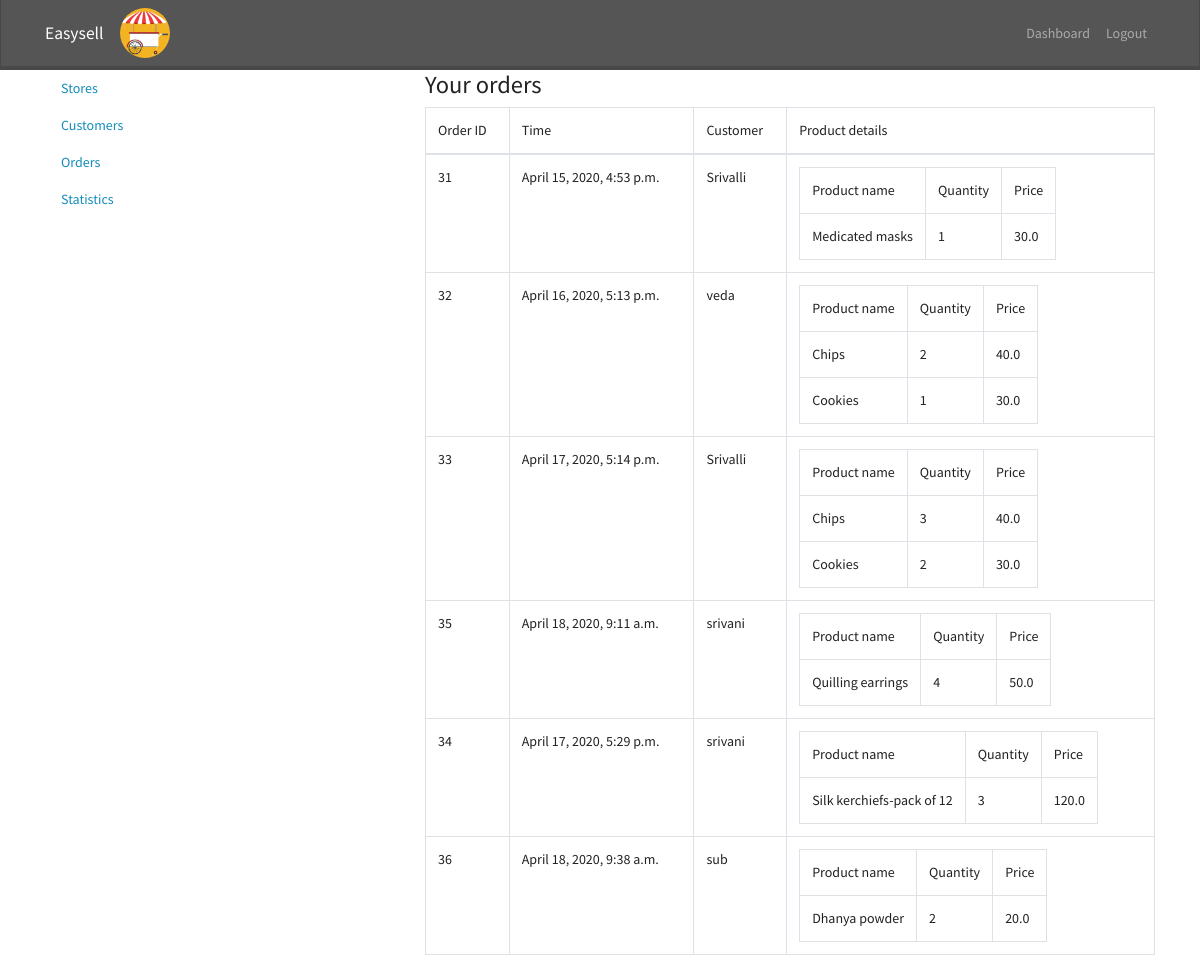
The app's page /myorders/ (signed in) with its own data.
### stores/models.py (models this page shows, shortened)
class Order(models.Model):
    store=models.ForeignKey(Store, on_delete=models.CASCADE, null=True)
    customer=models.ForeignKey(Customer,on_delete=models.CASCADE, null=True )
    timestamp=models.DateTimeField(auto_now_add=True)
    is_shipped=models.BooleanField(default=False)
    is_active=models.BooleanField(default=False)

class Customer(models.Model):
    name=models.CharField(max_length=100)
    address=models.CharField(max_length=300)
    phone=models.CharField(max_length=13)
    email=models.CharField(max_length=50, null=True)

class OrderItem(models.Model):
    order=models.ForeignKey(Order, on_delete=models.CASCADE,null=True,related_name="order_items")
    product=models.ForeignKey(Product, on_delete=models.CASCADE, null=True)
    quantity=models.IntegerField(default=1)

class Product(models.Model):
    store=models.ForeignKey(Store, on_delete=models.CASCADE)
    product_name=models.CharField(max_length=100)
    manufacturer=models.CharField(max_length=200)
    image_url=models.TextField(null=True,blank=True)
    quantity=models.IntegerField(default=1)
    price=models.FloatField()
    stock=models.IntegerField()
    sales_count=models.IntegerField()
    description=models.TextField(max_length=100)
    rating=models.FloatField(validators=[MinValueValidator(0), MaxValueValidator(5)])

### stores/views.py (the view)
# urls.py: path('myorders/',myorders),
def myorders(request):
    stores=Store.objects.filter(owner=request.user)
    orders=Order.objects.filter(store__in=stores)
    return render(request,"myorders.html",{"orders":orders})

### stores/templates/myorders.html
{% extends 'dashboard_base.html' %}
{% block nav-content %}
<div>
    <h3>Your orders</h3>
    <table class="table table-bordered">
        <thead>
            <td>Order ID</td>
            <td>Time</td>
            <td>Customer</td>
            <td>Product details</td>
        </thead>
        <tbody>
            {% for order in orders %}
            <tr>
                <td>{{order.id}}</td>
                <td>{{order.timestamp}}{{order.timesince}} </td>
                <td>{{order.customer.name}}</td>
                <td>
                    <table>
                        <tr>
                            <td>Product name</td>
                            <td>Quantity</td>
                            <td>Price</td>
                        </tr>
                    {% for item in order.order_items.all %}
                        <tr>
                            <td>{{item.product.product_name}} </td>
                            <td> {{item.quantity}}</td>
                            <td>{{item.product.price}}</td>
                        </tr>
                    {% endfor %}
                </table>
                </td>
            </tr>
            {% endfor %}
        </tbody>
    </table>
</div>
{% endblock %}

### records on screen
Order: id "31", timestamp "April 15, 2020, 4:53 p.m.", customer.name "Srivalli"
OrderItem: product.product_name "Medicated masks", quantity "1", product.price "30.0"
Order: id "32", timestamp "April 16, 2020, 5:13 p.m.", customer.name "veda"
OrderItem: product.product_name "Chips", quantity "2", product.price "40.0"
OrderItem: product.product_name "Cookies", quantity "1", product.price "30.0"
Order: id "33", timestamp "April 17, 2020, 5:14 p.m.", customer.name "Srivalli"
OrderItem: product.product_name "Chips", quantity "3", product.price "40.0"
OrderItem: product.product_name "Cookies", quantity "2", product.price "30.0"
Order: id "35", timestamp "April 18, 2020, 9:11 a.m.", customer.name "srivani"
OrderItem: product.product_name "Quilling earrings", quantity "4", product.price "50.0"
Order: id "34", timestamp "April 17, 2020, 5:29 p.m.", customer.name "srivani"
OrderItem: product.product_name "Silk kerchiefs-pack of 12", quantity "3", product.price "120.0"
Order: id "36", timestamp "April 18, 2020, 9:38 a.m.", customer.name "sub"
OrderItem: product.product_name "Dhanya powder", quantity "2", product.price "20.0"
